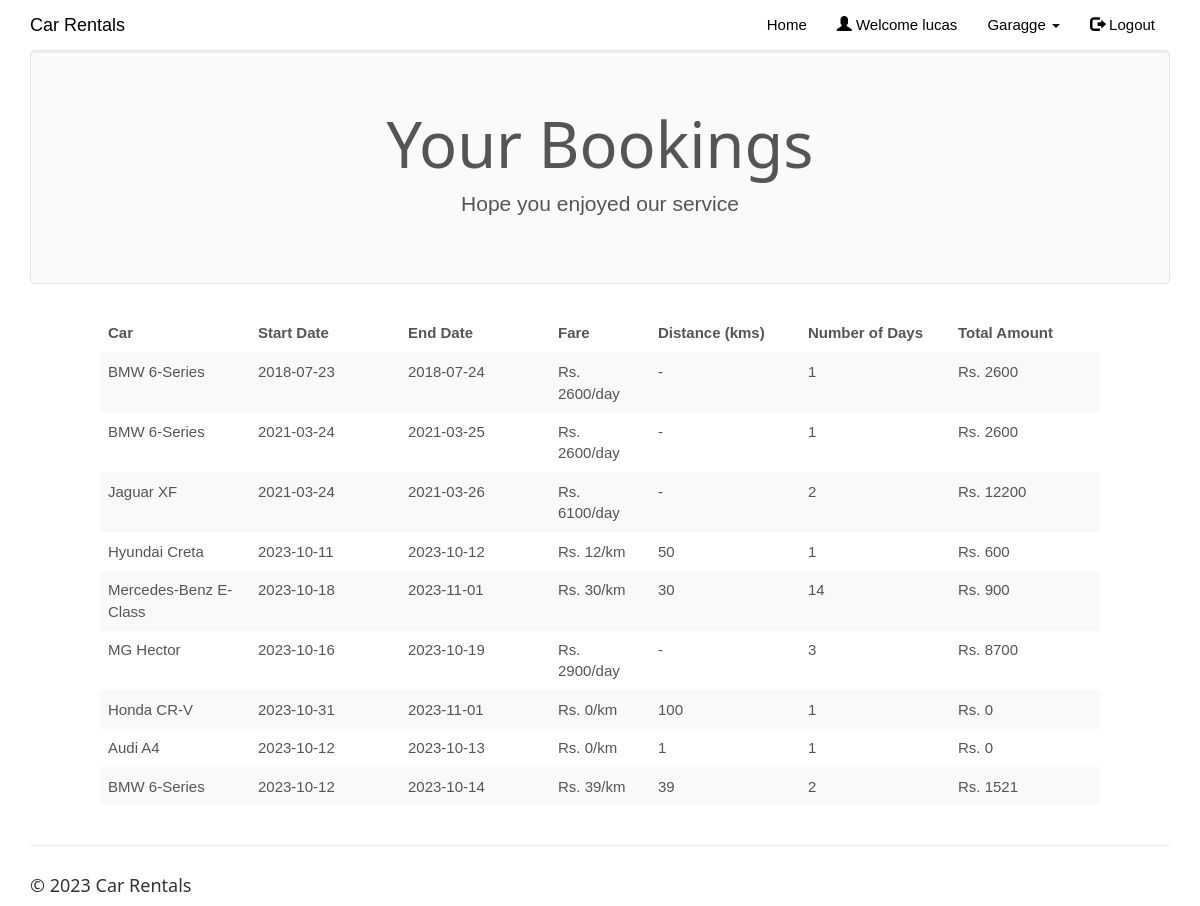
The page /mybookings.php (signed in) on the database its author committed.
### tables this page shows
CREATE TABLE `rentedcars` (
  `id` int(100) NOT NULL,
  `customer_username` varchar(50) NOT NULL,
  `car_id` int(20) NOT NULL,
  `driver_id` int(20) NOT NULL,
  `booking_date` date NOT NULL,
  `rent_start_date` date NOT NULL,
  `rent_end_date` date NOT NULL,
  `car_return_date` date DEFAULT NULL,
  `fare` double NOT NULL,
  `charge_type` varchar(25) NOT NULL DEFAULT 'days',
  `distance` double DEFAULT NULL,
  `no_of_days` int(50) DEFAULT NULL,
  `total_amount` double DEFAULT NULL,
  `return_status` varchar(10) NOT NULL
);

CREATE TABLE `cars` (
  `car_id` int(20) NOT NULL,
  `car_name` varchar(50) NOT NULL,
  `car_nameplate` varchar(50) NOT NULL,
  `car_img` varchar(50) DEFAULT 'NA',
  `ac_price` float NOT NULL,
  `non_ac_price` float NOT NULL,
  `ac_price_per_day` float NOT NULL,
  `non_ac_price_per_day` float NOT NULL,
  `car_availability` varchar(10) NOT NULL
);

### mybookings.php (the view, shortened to what this page needs)
<!DOCTYPE html>
<html>
<?php
$conn = Connect();
?>
<head>
<link rel="stylesheet" href="assets/bootstrap/css/bootstrap.min.css">
<link rel="stylesheet" href="assets/fonts/font-awesome.min.css">
    <link rel="stylesheet" href="assets/w3css/w3.css">
<link rel="stylesheet" type="text/css" href="assets/css/customerlogin.css">
<link rel="stylesheet" type="text/css" media="screen" href="assets/css/clientpage.css" />
</head>
<body id="page-top" data-spy="scroll" data-target=".navbar-fixed-top">
    <nav class="navbar navbar-custom navbar-fixed-top" role="navigation" style="color: black">
        <div class="container">
            <div class="navbar-header">
                <a class="navbar-brand page-scroll" href="index.php">
                   Car Rentals </a>
            </div>
            <?php
                if(isset($_SESSION['login_client'])){
            ?>
            <div class="collapse navbar-collapse navbar-right navbar-main-collapse">
                <ul class="nav navbar-nav">
                    <li>
                        <a href="index.php">Home</a>
                    </li>
                    <li>
                        <a href="#"><span class="glyphicon glyphicon-user"></span> Welcome <?php echo $_SESSION['login_client']; ?></a>
                    </li>
                    <li>
                    <ul class="nav navbar-nav navbar-right">
            <li><a href="#" class="dropdown-toggle active" data-toggle="dropdown" role="button" aria-haspopup="true" aria-expanded="false"><span class="glyphicon glyphicon-user"></span> Control Panel <span class="caret"></span> </a>
                <ul class="dropdown-menu">
              <li> <a href="entercar.php">Add Car</a></li>
              <li> <a href="enterdriver.php"> Add Driver</a></li>
              <li> <a href="clientview.php">View</a></li>
            </ul>
            </li>
          </ul>
                    </li>
                    <li>
                        <a href="logout.php"><span class="glyphicon glyphicon-log-out"></span> Logout</a>
                    </li>
                </ul>
            </div>
            <?php
                }
                else if (isset($_SESSION['login_customer'])){
            ?>
            <div class="collapse navbar-collapse navbar-right navbar-main-collapse">
                <ul class="nav navbar-nav">
                    <li>
                        <a href="index.php">Home</a>
                    </li>
                    <li>
                        <a href="#"><span class="glyphicon glyphicon-user"></span> Welcome <?php echo $_SESSION['login_customer']; ?></a>
                    </li>
                    <ul class="nav navbar-nav">
            <li><a href="#" class="dropdown-toggle active" data-toggle="dropdown" role="button" aria-haspopup="true" aria-expanded="false"> Garagge <span class="caret"></span> </a>
            </li>
          </ul>
                    <li>
                        <a href="logout.php"><span class="glyphicon glyphicon-log-out"></span> Logout</a>
                    </li>
                </ul>
            </div>
                <?php   }
                ?>
        </div>
    </nav>
<?php $login_customer = $_SESSION['login_customer'];
    $sql1 = "SELECT * FROM rentedcars rc, cars c
    WHERE rc.customer_username='$login_customer' AND c.car_id=rc.car_id AND rc.return_status='R'";
    $result1 = $conn->query($sql1);
    if (mysqli_num_rows($result1) > 0) {
?>
<div class="container">
      <div class="jumbotron">
        <h1 class="text-center">Your Bookings</h1>
        <p class="text-center"> Hope you enjoyed our service </p>
      </div>
    </div>
    <div class="table-responsive" style="padding-left: 100px; padding-right: 100px;" >
<table class="table table-striped">
  <thead class="thead-dark">
<tr>
<th width="15%">Car</th>
<th width="15%">Start Date</th>
<th width="15%">End Date</th>
<th width="10%">Fare</th>
<th width="15%">Distance (kms)</th>
<th width="15%">Number of Days</th>
<th width="15%">Total Amount</th>
</tr>
</thead>
<?php
        while($row = mysqli_fetch_assoc($result1)) {
?>
<tr>
<td><?php echo $row["car_name"]; ?></td>
<td><?php echo $row["rent_start_date"] ?></td>
<td><?php echo $row["rent_end_date"]; ?></td>
<td>Rs.  <?php
            if($row["charge_type"] == "days"){
                    echo ($row["fare"] . "/day");
                } else {
                    echo ($row["fare"] . "/km");
                }
            ?></td>
<td><?php  if($row["charge_type"] == "days"){
                    echo ("-");
                } else {
                    echo ($row["distance"]);
                } ?></td>
<td><?php echo $row["no_of_days"]; ?> </td>
<td>Rs.  <?php echo $row["total_amount"]; ?></td>
</tr>
<?php        } ?>
                </table>
                </div>
            <?php
        } ?>
</body>
<footer class="site-footer">
        <div class="container">
            <hr>
            <div class="row">
                <div class="col-sm-6">
                    <h5>© <?php echo date("Y"); ?> Car Rentals</h5>
                </div>
            </div>
        </div>
    </footer>
</html>

### assets/w3css/w3.css (style rules this page uses)
*,*:before,*:after { box-sizing:inherit }
html { -ms-text-size-adjust:100%;-webkit-text-size-adjust:100% }
body { margin:0 }
article,aside,details,figcaption,figure,footer,header,main,menu,nav,section,summary { display:block }
a { background-color:transparent;-webkit-text-decoration-skip:objects }
hr { box-sizing:content-box;height:0;overflow:visible }
html,body { font-family:Verdana,sans-serif;font-size:15px;line-height:1.5 }
html { overflow-x:hidden }
h1 { font-size:36px }
h5 { font-size:18px }
h1,h2,h3,h4,h5,h6 { font-family:"Segoe UI",Arial,sans-serif;font-weight:400;margin:10px 0 }
hr { border:0;border-top:1px solid #eee;margin:20px 0 }
a { color:inherit }

### assets/css/customerlogin.css (style rules this page uses)
body, html { height: 100%; }
body { padding-top: 50px; background-size: 100%; }
footer { display: block; }

### rows shown on the page
rentedcars: car.car_name "BMW 6-Series", rent_start_date "2018-07-23", rent_end_date "2018-07-24", fare "2600", no_of_days "1", total_amount "2600"
rentedcars: car.car_name "BMW 6-Series", rent_start_date "2021-03-24", rent_end_date "2021-03-25", fare "2600", no_of_days "1", total_amount "2600"
rentedcars: car.car_name "Jaguar XF", rent_start_date "2021-03-24", rent_end_date "2021-03-26", fare "6100", no_of_days "2", total_amount "12200"
rentedcars: car.car_name "Hyundai Creta", rent_start_date "2023-10-11", rent_end_date "2023-10-12", fare "12", distance "50", no_of_days "1", total_amount "600"
rentedcars: car.car_name "Mercedes-Benz E-Class", rent_start_date "2023-10-18", rent_end_date "2023-11-01", fare "30", distance "30", no_of_days "14", total_amount "900"
rentedcars: car.car_name "MG Hector", rent_start_date "2023-10-16", rent_end_date "2023-10-19", fare "2900", no_of_days "3", total_amount "8700"
rentedcars: car.car_name "Honda CR-V", rent_start_date "2023-10-31", rent_end_date "2023-11-01", fare "0", distance "100", no_of_days "1", total_amount "0"
rentedcars: car.car_name "Audi A4", rent_start_date "2023-10-12", rent_end_date "2023-10-13", fare "0", distance "1", no_of_days "1", total_amount "0"
rentedcars: car.car_name "BMW 6-Series", rent_start_date "2023-10-12", rent_end_date "2023-10-14", fare "39", distance "39", no_of_days "2", total_amount "1521"

### other values the page prints
$_SESSION['login_customer'] "lucas"
